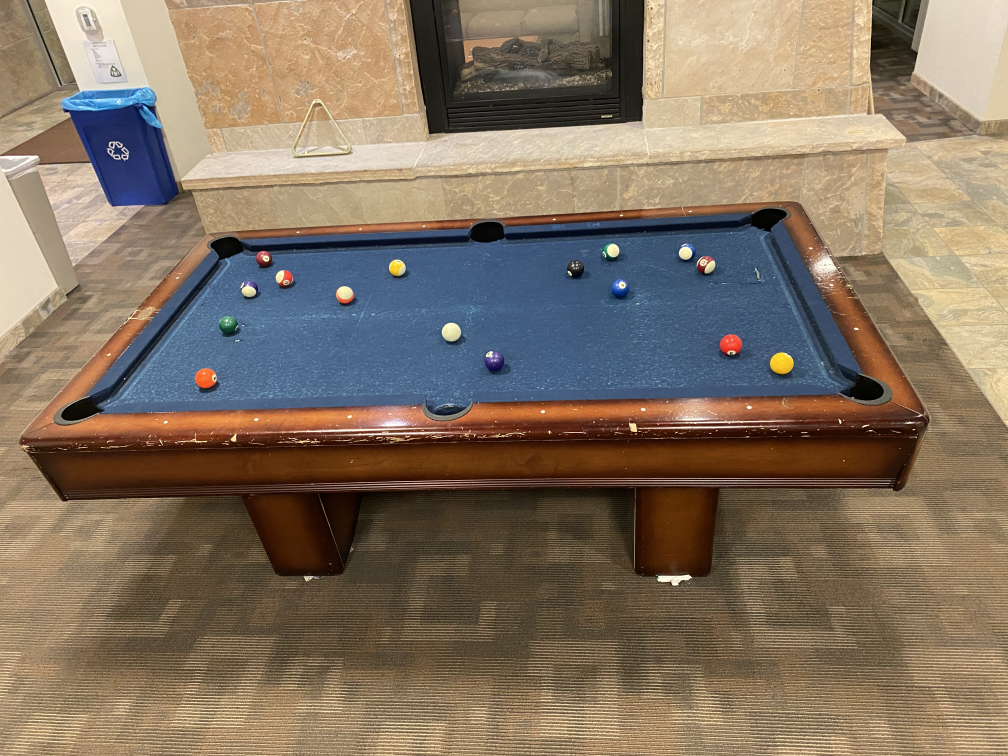
#> input picture IMG_1290.JPG, 4032 x 3024 px (shown at 1/4 size)
$ python -i FlattenImage.py   (imports and definitions only)
#> lines starting #> are read from the running program, lines starting #| are printed output that depends on the picture; after the words box and inside, x2 and y2 are one past the last pixel; in counts of white or black regions, pixels touching at a corner belong together
import cv2.cv2
import copy

from imports import *
from miscFunctions import *
# [19 lines left out: functions orthoganize_image, flattenImage, not called in this run]

# checking for white diamond 'keypoints'
def getkeypoints(img):
    hsv = cv2.cvtColor(img, cv2.COLOR_RGB2BGR)
#> hsv is the input picture: shape (3024, 4032, 3); mean B, G, R 97.8, 115.5, 131.7
    lower_range = np.array([200, 200, 180])
    upper_range = np.array([255, 255, 255])
    mask = cv2.inRange(hsv, lower_range, upper_range)
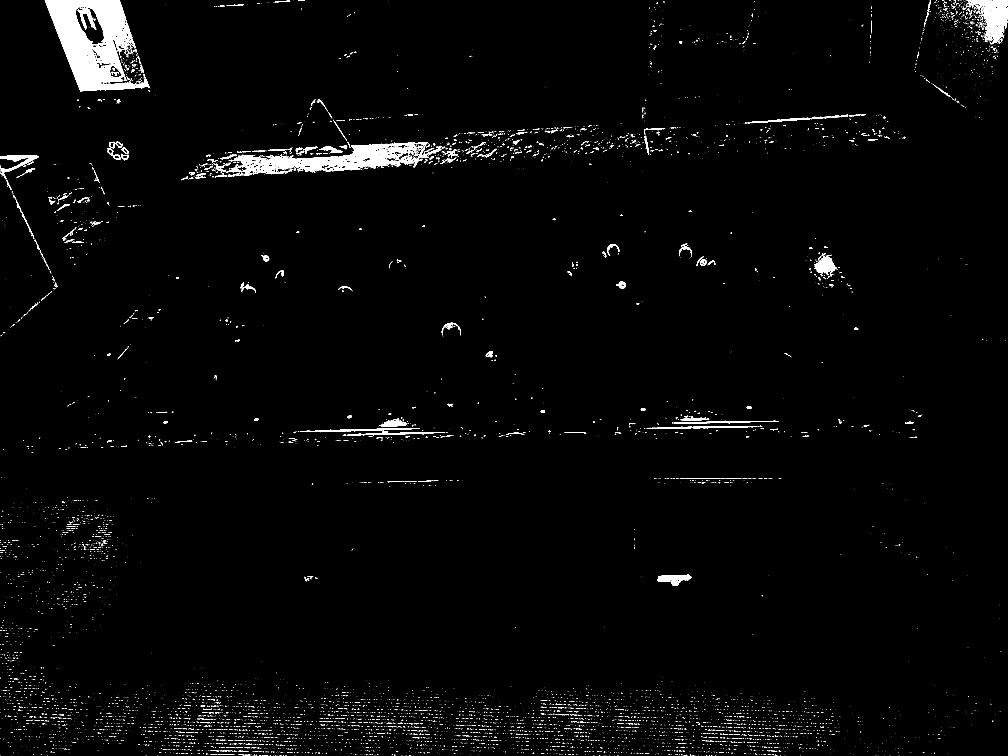
#> mask: shape (3024, 4032) (shown at 1/4 size); 1.8% white; 8761 white regions (8170 under 20 px), largest, box (x1, y1, x2, y2) and area: (179, 0, 600, 368) 73240, (905, 568, 1712, 702) 35571, (3884, 0, 4032, 173) 10679

    # opening+closing to clean up
    ksize = 10
    kernel = cv2.getStructuringElement(cv2.MORPH_ELLIPSE, (ksize, ksize))
    mask = cv2.morphologyEx(mask, cv2.MORPH_CLOSE, kernel)
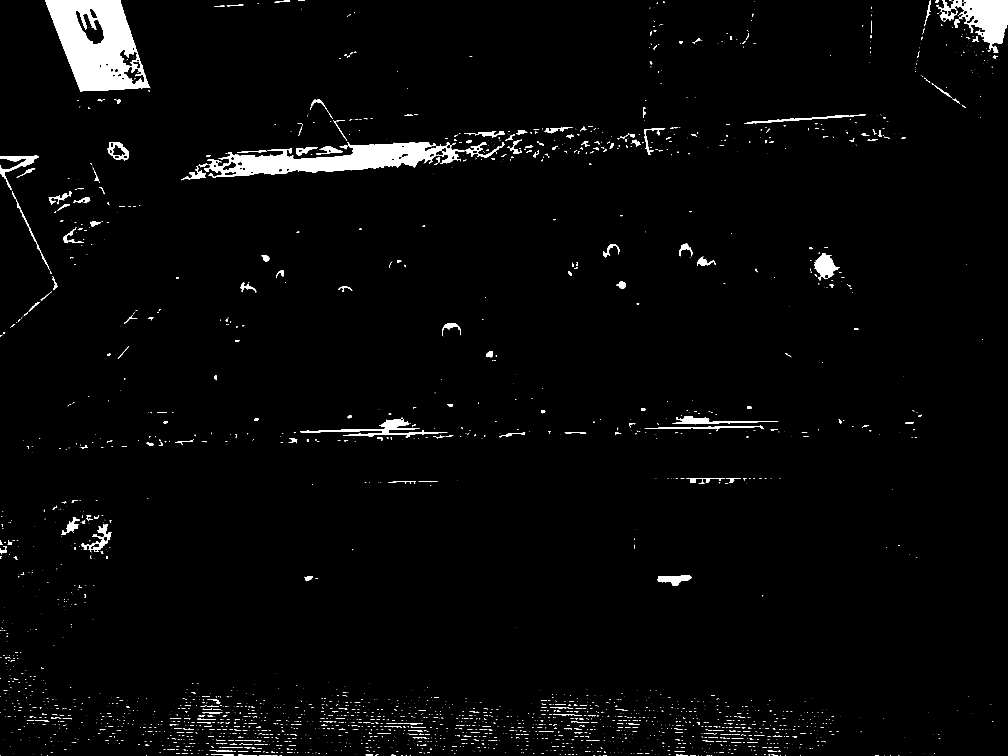
#> mask: shape (3024, 4032) (shown at 1/4 size); 2.3% white; 2618 white regions (2071 under 20 px), largest, box (x1, y1, x2, y2) and area: (180, 0, 602, 368) 89154, (819, 568, 2019, 709) 65921, (3754, 0, 4032, 212) 26206

    # find and display found centroids with bounding boxes
    num_labels, labels_img, stats, centroids = cv2.connectedComponentsWithStats(mask)
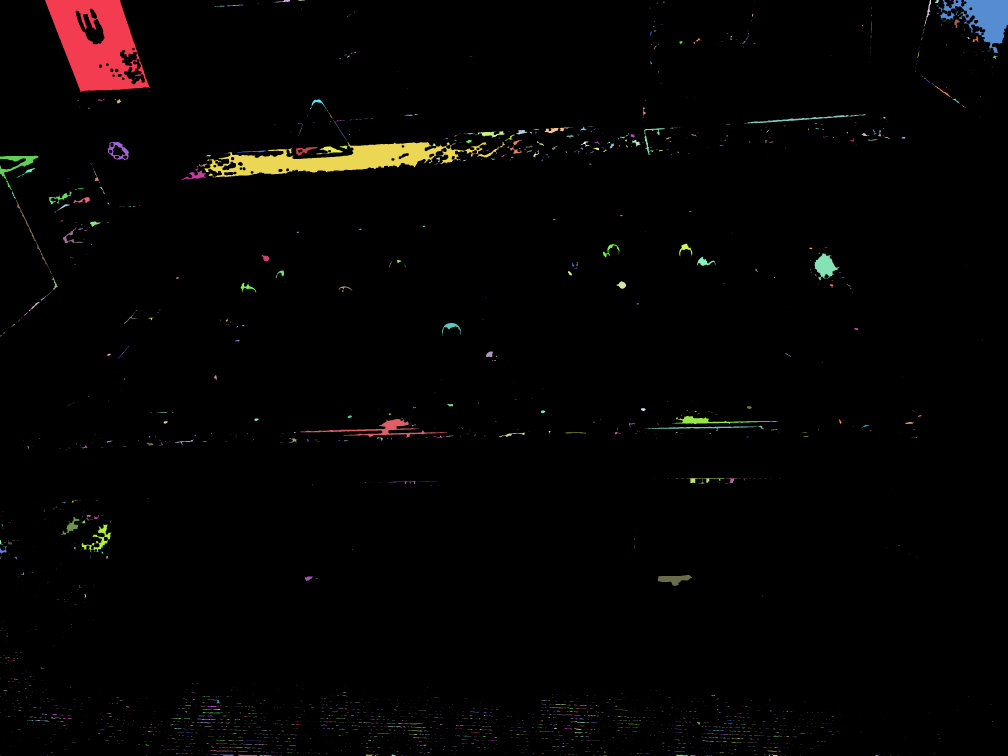
#> labels_img: shape (3024, 4032) int32 (shown at 1/4 size); 2619 distinct labels, from 0 to 2618; one colour per label, 0 black
#> num_labels = 2619; stats = 2619 rows, first 6: [0, 0, 4032, 3024, 11909087], [180, 0, 422, 368, 89154], [1097, 0, 64, 10, 259], [1193, 0, 27, 3, 63], [3698, 0, 26, 105, 498], [3740, 0, 16, 13, 119]; centroids = 2619 pairs, first value 0 to 3993, second value 0.429 to 3023
    targets = []


    for stat, centroid in zip(stats, centroids):
        if ( stat[cv2.CC_STAT_AREA] < 500 and stat[cv2.CC_STAT_AREA] > 20):  # do not use centroid if call, noise, etc
            x0 = stat[cv2.CC_STAT_LEFT]
            y0 = stat[cv2.CC_STAT_TOP]
            w = stat[cv2.CC_STAT_WIDTH]
            h = stat[cv2.CC_STAT_HEIGHT]
            targets.append(np.array([centroid[0], centroid[1]]))
            # print(centroid[0], centroid[1])
            img = cv2.rectangle(
                img=img, pt1=(x0, y0), pt2=(x0 + w, y0 + h),
                color=(255, 0, 0), thickness=3)
#> this loop made 2619 passes
#> (stat, centroid, x0, y0, w, h) on passes 3, 4, 5, 6, 14, 15, 16, 26, 33, 37, 48: ([1097, 0, 64, 10, 259], [1136.9, 4.37], 1097, 0, 64, 10), ([1193, 0, 27, 3, 63], [1204.4, 0.762], 1193, 0, 27, 3), ([3698, 0, 26, 105, 498], [3713.2, 44.04], 3698, 0, 26, 105), ([3740, 0, 16, 13, 119], [3748, 5.65], 3740, 0, 16, 13), ([907, 19, 67, 6, 175], [940.1, 21.25], 907, 19, 67, 6), ([3744, 19, 10, 7, 32], [3749.8, 22.59], 3744, 19, 10, 7), ([858, 23, 41, 5, 86], [880.3, 24.7], 858, 23, 41, 5), ([3008, 55, 5, 13, 40], [3010, 60.25], 3008, 55, 5, 13), ([3817, 77, 23, 35, 349], [3825.8, 91.2], 3817, 77, 23, 35), ([3485, 83, 2, 50, 83], [3485.5, 107.3], 3485, 83, 2, 50), ([3692, 113, 5, 19, 29], [3694.3, 122.3], 3692, 113, 5, 19)
#> (x0, y0, w, h) on passes 63, 64, 66, 67, 74, 75: (3891, 145, 25, 23), (3686, 147, 4, 14), (3870, 149, 11, 8), (2773, 153, 28, 23), (2969, 163, 13, 12), (2717, 165, 14, 11)
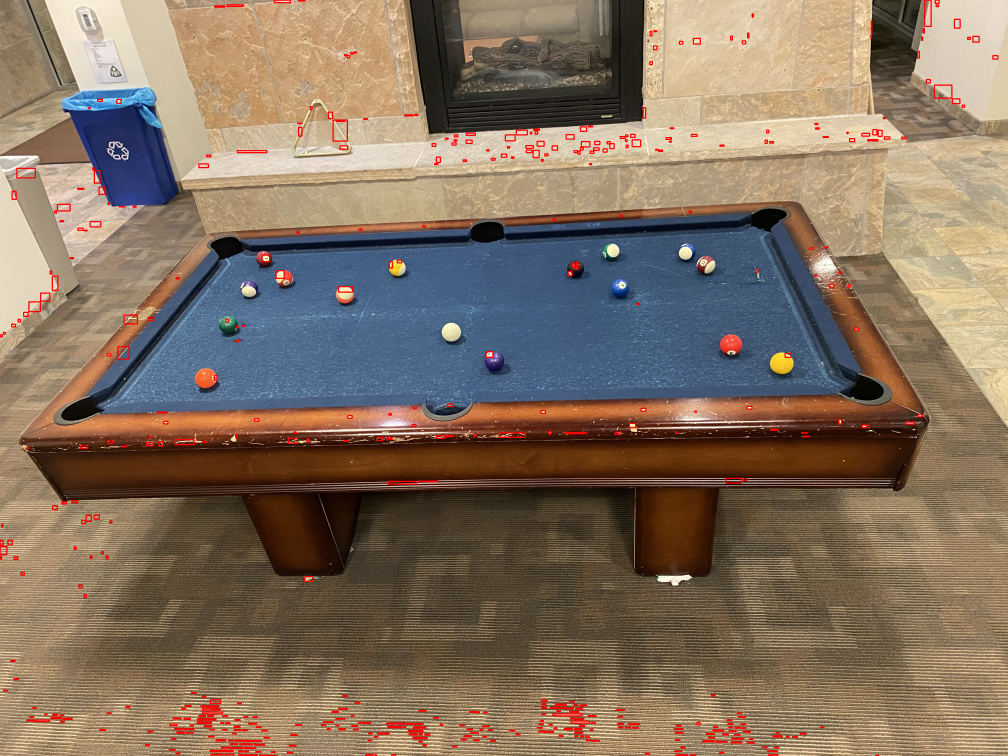
#> img: shape (3024, 4032, 3) (shown at 1/4 size); mean R, G, B 132.5, 113.6, 96.3
#> after the loop, targets = 488 pairs, first value 1.12 to 3979.2, second value 0.762 to 3023

    # [32 lines of commented-out code are left out]
    return img


# [58 lines left out: functions setCorners, Houghwarp, houghlines, not called in this run]

>>> import cv2
>>> picture = cv2.cvtColor(cv2.imread('IMG_1290.JPG'), cv2.COLOR_BGR2RGB)
>>> result = getkeypoints(picture)

$ run again, on IMG_1292.JPG
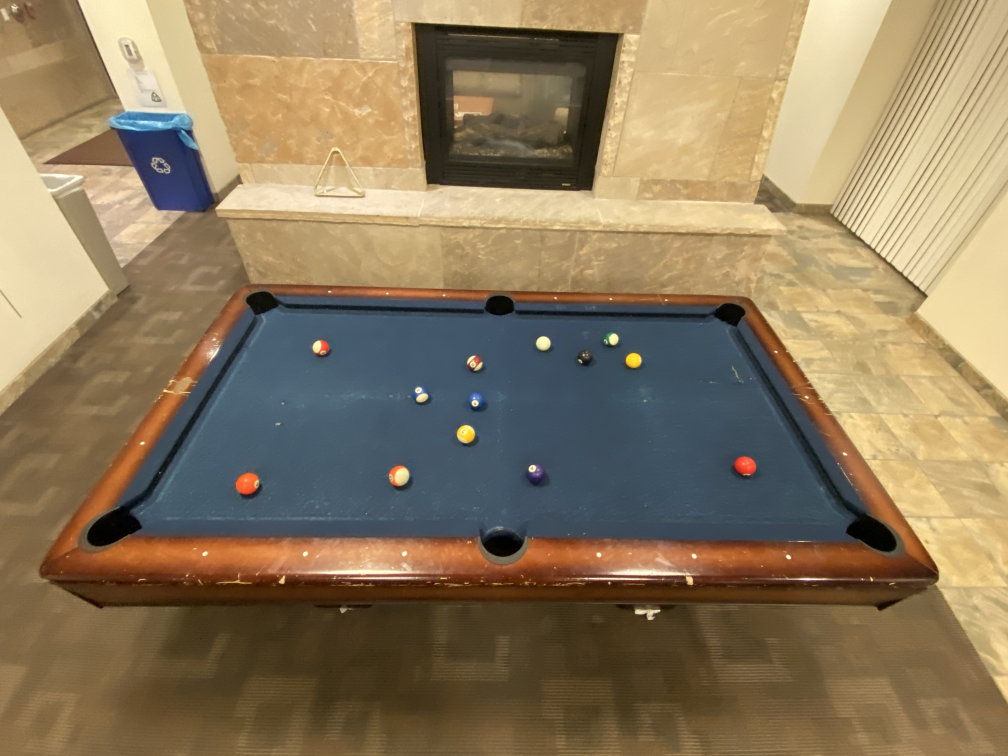
#> input picture IMG_1292.JPG, 4032 x 3024 px (shown at 1/4 size)
#> in getkeypoints, hsv is the input picture: shape (3024, 4032, 3); mean B, G, R 93.4, 122.2, 140.4
#> in getkeypoints, `mask = cv2.inRange(hsv, lower_range, upper_range)`:
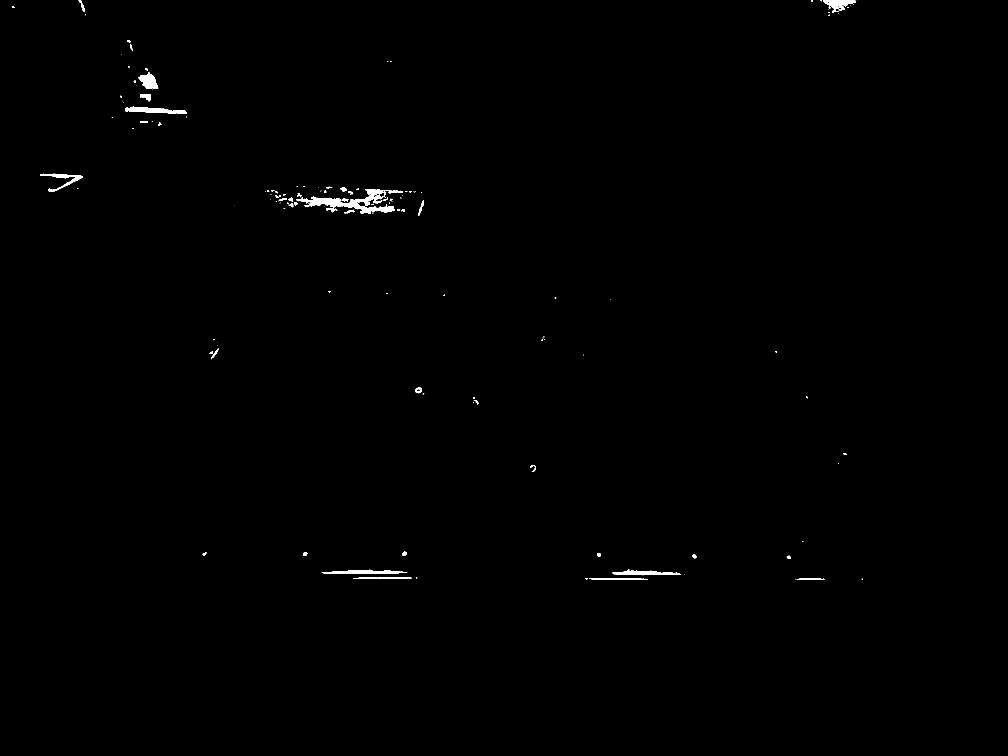
#> mask: shape (3024, 4032) (shown at 1/4 size); 0.33% white; 178 white regions (104 under 20 px), largest, box (x1, y1, x2, y2) and area: (1184, 757, 1612, 854) 11610, (500, 426, 746, 456) 3633, (1287, 2279, 1629, 2296) 3373
#> labels_img: shape (3024, 4032) int32; 88 distinct labels, from 0 to 87
#> num_labels = 88; stats = 88 rows, first 6: [0, 0, 4032, 3024, 12148606], [316, 0, 25, 46, 353], [3247, 0, 4, 7, 23], [3284, 0, 140, 56, 3836], [48, 26, 11, 6, 40], [3313, 38, 1, 1, 1]; centroids = 88 pairs, first value 53 to 3449.3, second value 2.43 to 2317.4
#> the loop in getkeypoints, `for stat, centroid in zip(stats, centroids):` made 88 passes
#> (stat, centroid, x0, y0, w, h) on passes 2, 3, 5, 10, 11, 15, 17: ([316, 0, 25, 46, 353], [329.2, 22.46], 316, 0, 25, 46), ([3247, 0, 4, 7, 23], [3248.5, 2.43], 3247, 0, 4, 7), ([48, 26, 11, 6, 40], [53, 28.5], 48, 26, 11, 6), ([510, 161, 13, 12, 88], [516, 165.4], 510, 161, 13, 12), ([522, 176, 11, 28, 115], [525.6, 189.3], 522, 176, 11, 28), ([581, 273, 12, 10, 81], [586, 277.1], 581, 273, 12, 10), ([535, 323, 8, 9, 51], [539.3, 326.6], 535, 323, 8, 9)
#> after the loop in getkeypoints, `for stat, centroid in zip(stats, centroids):`: targets = 39 pairs, first value 53 to 3379.8, second value 2.43 to 2317.4

$ run again, on IMG_1293.JPG
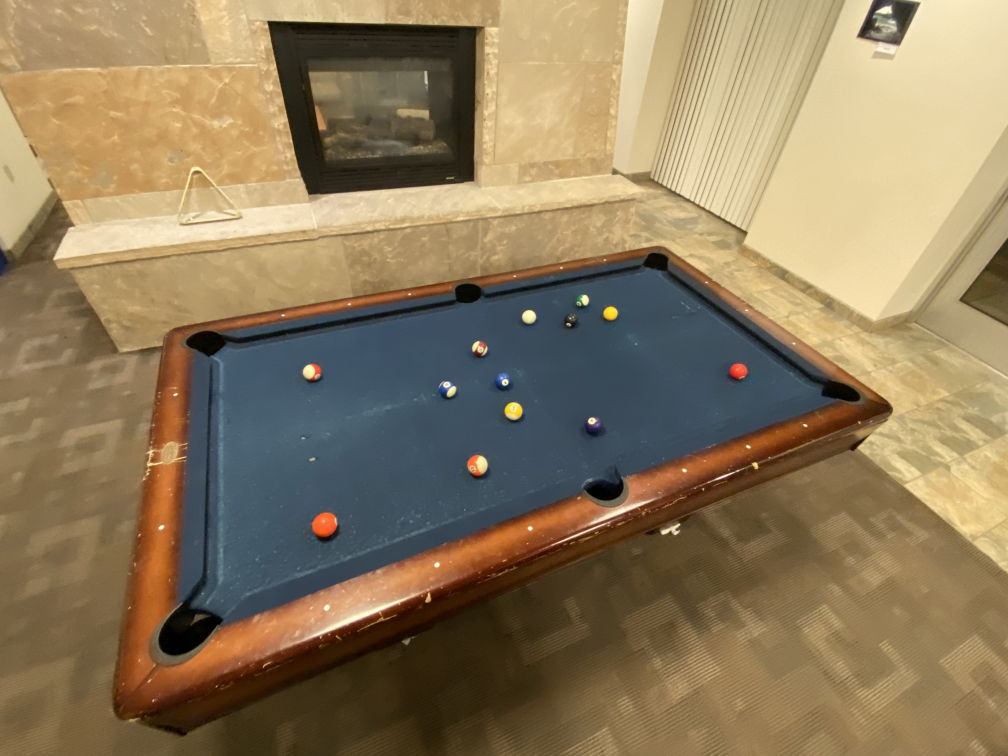
#> input picture IMG_1293.JPG, 4032 x 3024 px (shown at 1/4 size)
#> in getkeypoints, hsv is the input picture: shape (3024, 4032, 3); mean B, G, R 92.4, 122.9, 141.1
#> in getkeypoints, `mask = cv2.inRange(hsv, lower_range, upper_range)`:
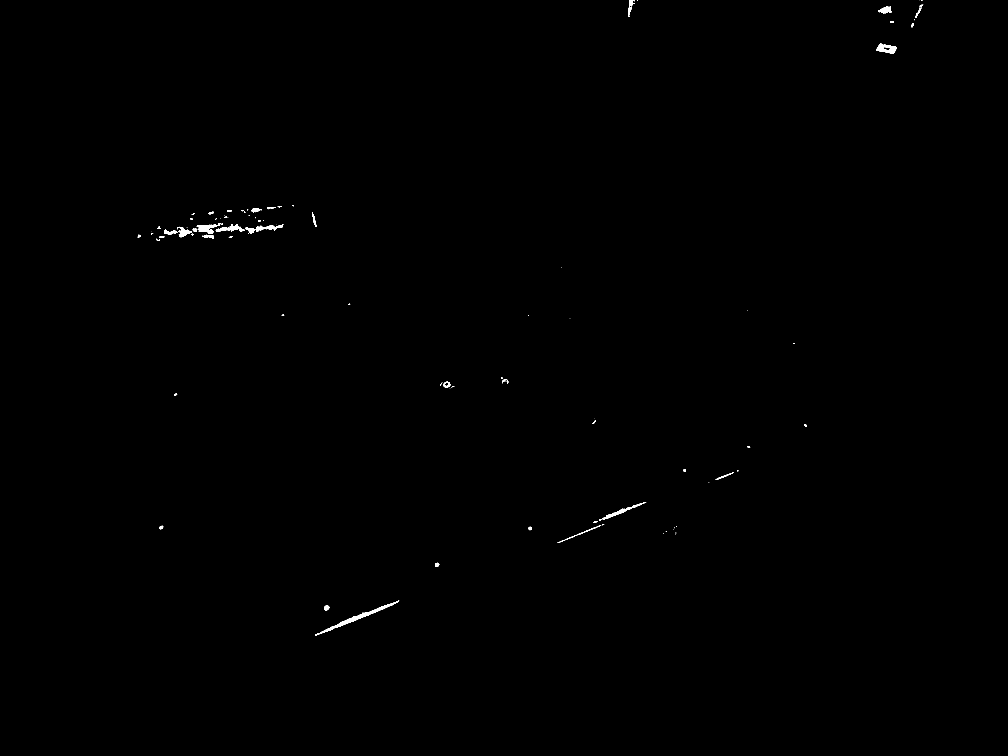
#> mask: shape (3024, 4032) (shown at 1/4 size); 0.17% white; 123 white regions (71 under 20 px), largest, box (x1, y1, x2, y2) and area: (1260, 2403, 1597, 2541) 3731, (3504, 174, 3587, 215) 1822, (788, 892, 884, 936) 1647
#> labels_img: shape (3024, 4032) int32; 65 distinct labels, from 0 to 64
#> num_labels = 65; stats = 65 rows, first 6: [0, 0, 4032, 3024, 12170169], [2513, 0, 26, 67, 777], [2549, 0, 1, 2, 2], [3679, 0, 11, 2, 15], [3661, 19, 31, 52, 381], [3514, 25, 53, 28, 956]; centroids = 65 pairs, first value 556.7 to 3684.7, second value 0.267 to 2471
#> the loop in getkeypoints, `for stat, centroid in zip(stats, centroids):` made 65 passes
#> (stat, centroid, x0, y0, w, h) on passes 5, 8, 9, 12, 13, 14, 16: ([3661, 19, 31, 52, 381], [3676.3, 43.43], 3661, 19, 31, 52), ([3561, 87, 16, 5, 59], [3568.7, 88.8], 3561, 87, 16, 5), ([3646, 93, 10, 16, 98], [3650.1, 100.5], 3646, 93, 10, 16), ([1110, 826, 18, 5, 41], [1117.9, 827.1], 1110, 826, 18, 5), ([1070, 829, 31, 8, 133], [1082.8, 831.6], 1070, 829, 31, 8), ([1007, 834, 40, 16, 417], [1023.5, 840.3], 1007, 834, 40, 16), ([909, 841, 20, 7, 117], [917.7, 843.9], 909, 841, 20, 7)
#> after the loop in getkeypoints, `for stat, centroid in zip(stats, centroids):`: targets = 33 pairs, first value 556.7 to 3676.3, second value 43.43 to 2431.3
